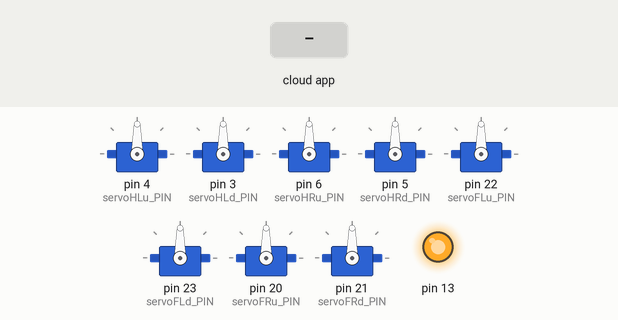
The sketch below on a simulated Arduino Mega 2560, built with avr-gcc and run on an emulated ATmega2560. On the bench: 8 × servo, output pins drawn as LEDs (lit = HIGH). Inputs (shaded band) come from the test bench. The ROS host is connected and sends only what is stated.

Above: at 1.2 s.
1.3 s: the phone or cloud app sets cmd_pos to -100
At 1.7 s:
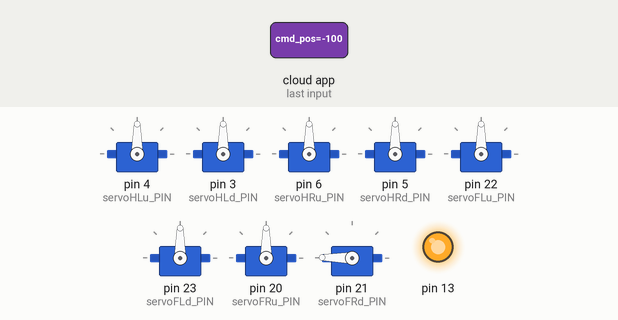
2.8 s: the phone or cloud app sets cmd_pos to 100
At 4.0 s:
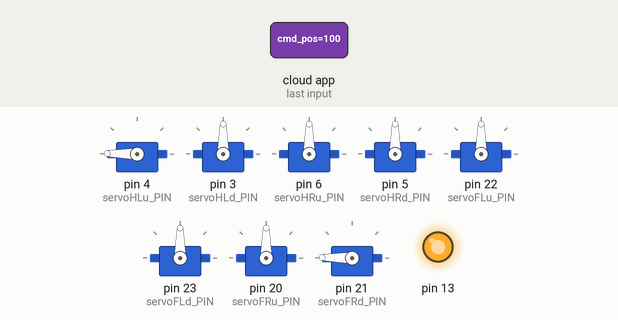
4.3 s: the phone or cloud app sets cmd_pos to -100
At 5.1 s:
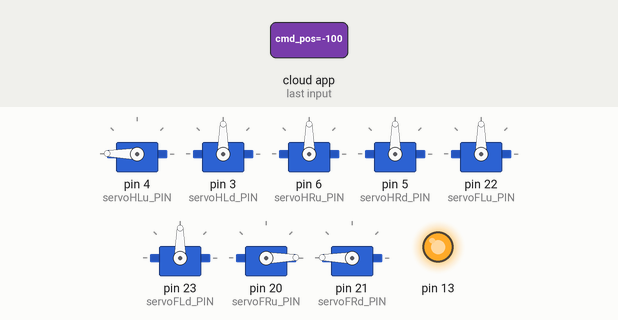
5.8 s: the phone or cloud app sets cmd_pos to 0
At 6.3 s:
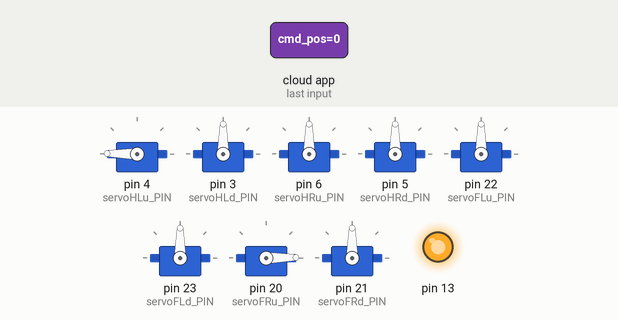
7.3 s: the phone or cloud app sets cmd_pos to 100
At 8.7 s:
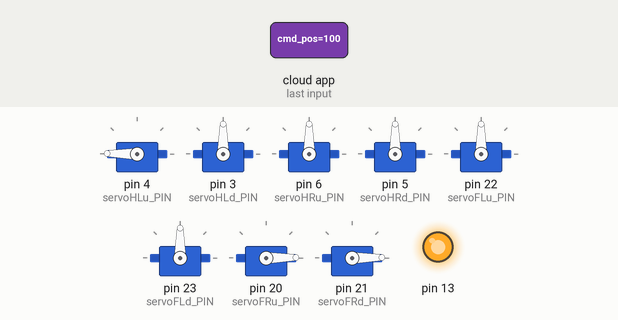
Timing chart, 0 to 9.8 s (numbered marks = the images above; inputs shaded):
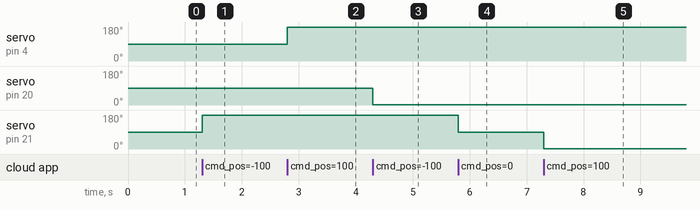

Measured:
- after the input at 1.3 s, servo on pin 21 (servoFRd_PIN): 90° → 179° at once
- after the input at 2.8 s, servo on pin 4 (servoHLu_PIN): 90° → 179° at once
- after the input at 4.3 s, servo on pin 20 (servoFRu_PIN): 90° → 1° at once
- after the input at 5.8 s, servo on pin 21 (servoFRd_PIN): 179° → 90° at once
- after the input at 7.3 s, servo on pin 21 (servoFRd_PIN): 90° → 1° at once

The sketch:

teensy.ino
```cpp
/*
 * rosserial Servo Control Example
 *
 * This sketch demonstrates the control of hobby R/C servos
 * using ROS and the arduiono
 *
 * For the full tutorial write up, visit
 * www.ros.org/wiki/rosserial_arduino_demos
 *
 * For more information on the Arduino Servo Library
 * Checkout :
 * http://www.arduino.cc/en/Reference/Servo
 */

//#define USE_TEENSY_HW_SERIAL

#if (ARDUINO >= 100)
 #include <Arduino.h>
#else
 #include <WProgram.h>
#endif

#include <Servo.h>
#include <ros.h>
#include <std_msgs/Float64.h>

#define min(a,b) \
   ({ __typeof__ (a) _a = (a); \
       __typeof__ (b) _b = (b); \
     _a < _b ? _a : _b; })

#define max(a,b) \
   ({ __typeof__ (a) _a = (a); \
       __typeof__ (b) _b = (b); \
     _a > _b ? _a : _b; })

#define AUTO_DETACH     false
#define MAX_ANGLE       179
#define MIN_ANGLE       1
#define DEFAULT_ANGLE   90

#define servoHLu_PIN  4
#define servoHLd_PIN  3
#define servoHRu_PIN  6
#define servoHRd_PIN  5
#define servoFLu_PIN  22
#define servoFLd_PIN  23
#define servoFRu_PIN  20
#define servoFRd_PIN  21

ros::NodeHandle  nh;

Servo servoFRu;
Servo servoFLu;
Servo servoFRd;
Servo servoFLd;
Servo servoHRu;
Servo servoHLu;
Servo servoHRd;
Servo servoHLd;

void auto_detach(Servo* servo, int pin, double data) {

    const int attach_threshold = 2;
    const int detach_threshold = 10;

    if(data > attach_threshold && !servo->attached()) {
      servo->attach(pin);
    } else if(data < detach_threshold && servo->attached()) {
      servo->detach();
    }
}

void servo_uR(const std_msgs::Float64& cmd_msg) {
  if(AUTO_DETACH) {
    auto_detach(&servoFRu, servoFRu_PIN, (double) cmd_msg.data);
  }
  servoFRu.write((double) min(max(90+cmd_msg.data,MIN_ANGLE),MAX_ANGLE));
}

void servo_uL(const std_msgs::Float64& cmd_msg) {
  if(AUTO_DETACH) {
    auto_detach(&servoFLu, servoFLu_PIN, (double) cmd_msg.data);
  }
  servoFLu.write((double) min(max(90+cmd_msg.data,MIN_ANGLE),MAX_ANGLE));
}

void servo_fR(const std_msgs::Float64& cmd_msg) {
  if(AUTO_DETACH) {
    auto_detach(&servoFRd, servoFRd_PIN, (double) cmd_msg.data);
  }
  servoFRd.write((double) min(max(90-cmd_msg.data,MIN_ANGLE),MAX_ANGLE));
}

void servo_fL(const std_msgs::Float64& cmd_msg) {
  if(AUTO_DETACH) {
    auto_detach(&servoFLd, servoFLd_PIN, (double) cmd_msg.data);
  }
  servoFLd.write((double) min(max(90+cmd_msg.data,MIN_ANGLE),MAX_ANGLE));
}

void servo_sR(const std_msgs::Float64& cmd_msg) {
  if(AUTO_DETACH) {
    auto_detach(&servoHLu, servoHLu_PIN, (double) cmd_msg.data);
  }
  servoHRu.write((double) min(max(90-cmd_msg.data,MIN_ANGLE),MAX_ANGLE));
}

void servo_sL(const std_msgs::Float64& cmd_msg) {
  if(AUTO_DETACH) {
    auto_detach(&servoHLu, servoHLu_PIN, (double) cmd_msg.data);
  }
  servoHLu.write((double) min(max(90+cmd_msg.data,MIN_ANGLE),MAX_ANGLE));
}

void servo_lR(const std_msgs::Float64& cmd_msg) {
  if(AUTO_DETACH) {
    auto_detach(&servoHRd, servoHRd_PIN, (double) cmd_msg.data);
  }
  servoHRd.write((double) min(max(90-cmd_msg.data,MIN_ANGLE),MAX_ANGLE));
}

void servo_lL(const std_msgs::Float64& cmd_msg) {
  if(AUTO_DETACH) {
    auto_detach(&servoHLd, servoHLd_PIN, (double) cmd_msg.data);
  }
  servoHLd.write((double) min(max(90+cmd_msg.data,MIN_ANGLE),MAX_ANGLE));
}


ros::Subscriber<std_msgs::Float64> servoUR("/robot/upper_arm_R_joint/cmd_pos", servo_uR);
ros::Subscriber<std_msgs::Float64> servoUL("/robot/upper_arm_L_joint/cmd_pos", servo_uL);
ros::Subscriber<std_msgs::Float64> servoFR("/robot/forearm_R_joint/cmd_pos", servo_fR);
ros::Subscriber<std_msgs::Float64> servoFL("/robot/forearm_L_joint/cmd_pos", servo_fL);
ros::Subscriber<std_msgs::Float64> servoSR("/robot/shin_R_joint/cmd_pos", servo_sR);
ros::Subscriber<std_msgs::Float64> servoSL("/robot/shin_L_joint/cmd_pos", servo_sL);
ros::Subscriber<std_msgs::Float64> servoLR("/robot/shin_lower_R_joint/cmd_pos", servo_lR);
ros::Subscriber<std_msgs::Float64> servoLL("/robot/shin_lower_L_joint/cmd_pos", servo_lL);


void setup(){

  // Board LED
  pinMode(13, OUTPUT);
  digitalWrite(13, HIGH-digitalRead(13));

  nh.initNode();
  nh.subscribe(servoFR);
  nh.subscribe(servoFL);
  nh.subscribe(servoUR);
  nh.subscribe(servoUL);
  nh.subscribe(servoSR);
  nh.subscribe(servoSL);
  nh.subscribe(servoLR);
  nh.subscribe(servoLL);

  if(!AUTO_DETACH) {
    servoHLu.attach(servoHLu_PIN);
    servoHLd.attach(servoHLd_PIN);
    servoHRu.attach(servoHRu_PIN);
    servoHRd.attach(servoHRd_PIN);
    servoFLu.attach(servoFLu_PIN);
    servoFLd.attach(servoFLd_PIN);
    servoFRu.attach(servoFRu_PIN);
    servoFRd.attach(servoFRd_PIN);

    servoHLu.write(DEFAULT_ANGLE);
    servoHLd.write(DEFAULT_ANGLE);
    servoHRu.write(DEFAULT_ANGLE);
    servoHRd.write(DEFAULT_ANGLE);
    servoFLu.write(DEFAULT_ANGLE);
    servoFLd.write(DEFAULT_ANGLE);
    servoFRu.write(DEFAULT_ANGLE);
    servoFRd.write(DEFAULT_ANGLE);
  }

}

void loop(){
  nh.spinOnce();
  delay(1);
}
```
